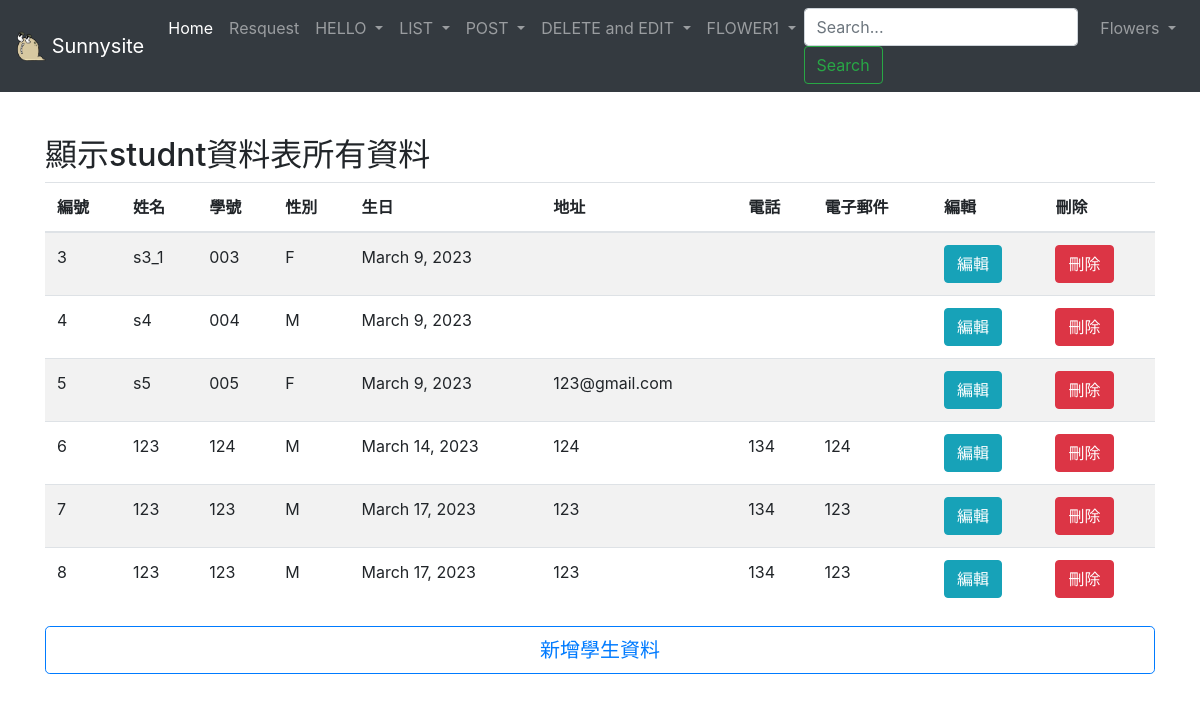
/listall/, run on the app's committed database.
### students/models.py (models this page shows, shortened)
class student(models.Model):
    stdName = models.CharField(max_length = 50, null = False)
    stdId = models.CharField(max_length = 10, null = False)
    stdSex =  models.CharField(max_length = 50, default = 'M', null = False)
    stdBirth =  models.DateField(null = False)
    stdAddress =  models.CharField(max_length = 255, blank = True, default = "")
    stdPhone =  models.CharField(max_length = 10, blank = True,default = "")
    stdEmail =  models.CharField(max_length = 255, blank = True, default = "")

### students/views.py (the view)
# urls.py: path('listall/',listall),
def listall(request):
    allStudents = student.objects.all().order_by('id')
    return render(request,"listall.html",locals())

### templates/listall.html (shortened to what this page needs)
{% extends "base.html" %}
{% block content %}
<body>
<br>
<br>
<br>
        <h2>顯示studnt資料表所有資料</h2>
        <table class = "table table-striped">
            <thead>
                <tr>
                    <th>編號</th>
                    <th>姓名</th>
                    <th>學號</th>
                    <th>性別</th>
                    <th>生日</th>
                    <th>地址</th>
                    <th>電話</th>
                    <th>電子郵件</th>
                    <th>編輯</th>
                    <th>刪除</th>
                </tr>
            </thead>
            <tbody>
            {% for student in allStudents%}
                <tr scope="row">
                    <td>{{ student.id}}</td>
                    <td>{{ student.stdName}}</td>
                    <td>{{ student.stdId}}</td>
                    <td>{{ student.stdSex}}</td>
                    <td>{{ student.stdBirth}}</td>
                    <td>{{ student.stdAddress}}</td>
                    <td>{{ student.stdPhone}}</td>
                    <td>{{ student.stdEmail}}</td>
                    <td><button type="button" class = "btn btn-info" name="button1" id = "button" onclick ="location.href='/edit/{{student.stdId}}'" >編輯</button></td>
                    <td><button type="button" class = "btn btn-danger" name="button2" id = "button" onclick ="location.href='/delet/{{student.stdId}}'" >刪除</button></td>
                </tr>
            {% endfor%}
            </tbody>
        </table>
        <tr scope="row">
            <td><button type="button" class = "btn btn-outline-primary btn-lg btn-block" onclick ="location.href='/post1/'" >新增學生資料</button></td>
        </tr>
</body>
{% endblock %}

### templates/base.html (shortened to what this page needs)
<!DOCTYPE html>
<html lang="en">
<head>
    <link rel="stylesheet" href="style.css">
    <link rel="stylesheet" href="https://cdn.jsdelivr.net/npm/bootstrap@4.6.2/dist/css/bootstrap.min.css">
</head>
<body>
    <div id="sidebar">
        {% block sidebar %}
        <ul>
            <li><a href="/">Home</a></li>
            <li><a href="/blog/">Blog</a></li>
        </ul>
        {% endblock %}
    </div>
    <nav class="navbar navbar-expand-md navbar-dark bg-dark fixed-top">
      <a class="navbar-brand" href="/">
      <img src = "/static/images/Q_new.webp" width="30" height="30" class="d-inline-block align-top" alt="">
      Sunnysite
      </a>
      <div class="collapse navbar-collapse" id="navbarNavDropdown">
        <ul class="navbar-nav">
          <li class="nav-item active">
            <a class="nav-link" href="#">Home <span class="sr-only">(current)</span></a>
          </li>
          <li class="nav-item">
            <a class="nav-link" href="/post/">Resquest</a>
          </li>
          <li class="nav-item dropdown">
            <a class="nav-link dropdown-toggle" href="#" role="button" data-toggle="dropdown" aria-expanded="false">
              HELLO
            </a>
          </li>
          <li class="nav-item dropdown">
            <a class="nav-link dropdown-toggle" href="#" role="button" data-toggle="dropdown" aria-expanded="false">
              LIST
            </a>
          </li>
          <li class="nav-item dropdown">
            <a class="nav-link dropdown-toggle" href="#" role="button" data-toggle="dropdown" aria-expanded="false">
              POST
            </a>
          </li>
          <li class="nav-item dropdown">
            <a class="nav-link dropdown-toggle" href="#" role="button" data-toggle="dropdown" aria-expanded="false">
              DELETE and EDIT
            </a>
          </li>
          <li class="nav-item dropdown">
            <a class="nav-link dropdown-toggle" href="#" role="button" data-toggle="dropdown" aria-expanded="false">
              FLOWER1
            </a>
          </li>
          <form action="/flower/" method="get" class="form-inline mt-2 mt-md-0">
            <input id="q" name="q" value="{{ request.GET.q }}" class="form-control mr-sm-2" type="text" placeholder="Search..." aria-label="Search">
            <button class="btn btn-outline-success my-2 my-sm-0" type="submit">Search</button>
          </form>
          <li class="nav-item dropdown">
              <a class="nav-link dropdown-toggle" href="#" role="button" data-toggle="dropdown" ariaexpanded="false">
              Flowers
              </a>
          </li>
    </nav>
    <main role="main" class="container">
    <div id="content">
        {% block content %}{% endblock %}
    </div>
    </main>
</body>
</html>

### data on the page
student: id "3", stdName "s3_1", stdId "003", stdSex "F", stdBirth "March 9, 2023"
student: id "4", stdName "s4", stdId "004", stdSex "M", stdBirth "March 9, 2023"
student: id "5", stdName "s5", stdId "005", stdSex "F", stdBirth "March 9, 2023", stdAddress "123@gmail.com"
student: id "6", stdName "123", stdId "124", stdSex "M", stdBirth "March 14, 2023", stdAddress "124", stdPhone "134", stdEmail "124"
student: id "7", stdName "123", stdId "123", stdSex "M", stdBirth "March 17, 2023", stdAddress "123", stdPhone "134", stdEmail "123"
student: id "8", stdName "123", stdId "123", stdSex "M", stdBirth "March 17, 2023", stdAddress "123", stdPhone "134", stdEmail "123"
